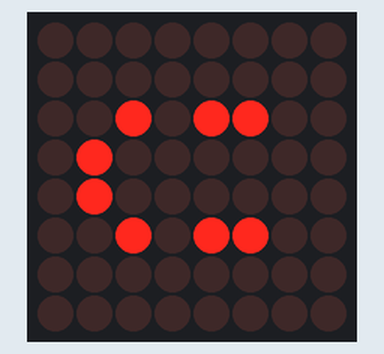
Bench run of a sketch on a simulated Arduino Uno, built with avr-gcc and run on an emulated ATmega328P. Parts: 8×8 LED matrix.

Above: at 0.2 s.
At 1.17 s:
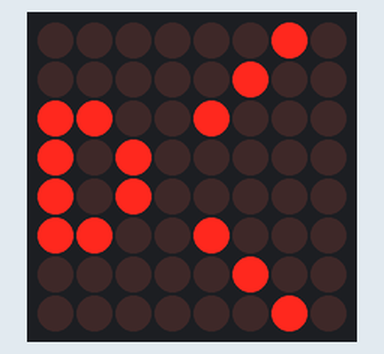

Measured:
- what the display in image 0 shows lasts 0.8 s, from 0.1 s to 0.9 s

The sketch:

expressions.ino
```cpp
#include <LedControl.h>

const int DIN_PIN = 8;
const int CS_PIN = 9;
const int CLK_PIN = 7;
int happiness = 0;
int moisture = 0;

const uint64_t IMAGES[] = {
  0x1020140202142010,
  0x0000340202340000,
  0x8050920202121000,
  0x0050320404325000,
  0x2038220404223820,
  0x5020530505532050,
  0x1f3f163d1d361f3f,
  0x4020130505132040
};
const int IMAGES_LEN = sizeof(IMAGES) / 8;


LedControl display = LedControl(DIN_PIN, CLK_PIN, CS_PIN);


void setup() {
  display.clearDisplay(0);
  display.shutdown(0, false);
  display.setIntensity(0, 10);
}

void displayImage(uint64_t image) {
  for (int i = 0; i < 8; i++) {
    byte row = (image >> i * 8) & 0xFF;
    for (int j = 0; j < 8; j++) {
      display.setLed(0, i, j, bitRead(row, j));
    }
  }
}

int i = 0;

void loop() {
  // displayImage(IMAGES[i]);
  // if (++i >= IMAGES_LEN) {
  //   i = 0;
  // }
  happiness += 10;
  moisture += 10;

  if (happiness >= 100) {
    happiness = 0;
    moisture = 0;
  }

  defineMood(happiness, moisture);

  delay(100);
}

void defineMood(int happiness, int moisture) {
  if (happiness >= 70 && moisture >= 40 && moisture <= 60) {
    expression("happy");
  } else if (happiness == 50 && moisture >= 40 && moisture <= 60) {
    expression("default");
  } else if (happiness <= 30 && moisture >= 40 && moisture <= 60) {
    expression("bored");
  } else if (happiness <= 10 && moisture >= 70 && moisture <= 60) {
    expression("upset");
  } else if (moisture >= 90) {
    expression("cry");
  } else if (moisture == 0) {
    expression("dead");
  } else if (moisture == 100) {
    expression("drown");
  } else if (happiness <= 10) {
    expression("angry");
  } else {
    expression("default");
  }
}

void expression(String expression) {
  if (expression == "happy") {
    displayImage(IMAGES[0]);
  } else if (expression == "default") {
    displayImage(IMAGES[1]);
  } else if (expression == "bored") {
    displayImage(IMAGES[2]);
  } else if (expression == "upset") {
    displayImage(IMAGES[3]);
  } else if (expression == "cry") {
    displayImage(IMAGES[4]);
  } else if (expression == "dead") {
    displayImage(IMAGES[5]);
  } else if (expression == "drown") {
    displayImage(IMAGES[6]);
  } else if (expression == "angry") {
    displayImage(IMAGES[7]);
  }
}
```
